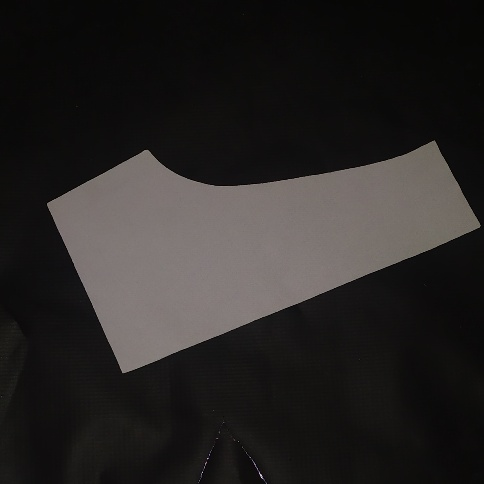
#> input picture saving_information/home_shape/fabric_image.jpg, 484 x 484 px
$ python 'Output tagging positions.py'
#> lines starting #> are read from the running program, lines starting #| are printed output that depends on the picture; after the words box and inside, x2 and y2 are one past the last pixel; in counts of white or black regions, pixels touching at a corner belong together; pictures that were not available may be replaced by others from this repository, and a replacement may not be noted
import cv2
import numpy as np
import math
from coordinate_adjustments import adjust_coordinates

fabric_name = "home_shape"
saved_image_path = f"./saving_information/{fabric_name}/fabric_image.jpg"
new_image_path = "A:/Internship MAS/23.04.2023/Fabric_Images/IMG_20230503_204734.jpg"
white_count_list = list()


def detect_fabric_location(img_pass):
    gray_img = cv2.cvtColor(img_pass, cv2.COLOR_BGR2GRAY)
    thresh_img = cv2.threshold(gray_img, 127, 255, cv2.THRESH_OTSU)[1]
    contours, _ = cv2.findContours(thresh_img, cv2.RETR_EXTERNAL, cv2.CHAIN_APPROX_SIMPLE)
    largest_contour = max(contours, key=cv2.contourArea)

    moments = cv2.moments(largest_contour)
    mid_x = int(moments['m10'] / moments['m00'])
    mid_y = int(moments['m01'] / moments['m00'])

    return largest_contour, (mid_x, mid_y)


# [7 lines left out: function find_largest_contour, not called in this run]


def crop_square_from_image(image, midpoint, square_size):
    x = midpoint[0] - (square_size // 2)
    y = midpoint[1] - (square_size // 2)

    cropped_image = image[y:y + square_size, x:x + square_size]
    return cropped_image


def get_largest_contour_image(img):
    image = img
    gray = cv2.cvtColor(image, cv2.COLOR_BGR2GRAY)
    ret, thresh = cv2.threshold(gray, 127, 255, cv2.THRESH_OTSU)
    contours, hierarchy = cv2.findContours(thresh, cv2.RETR_TREE, cv2.CHAIN_APPROX_SIMPLE)

    largest_contour = max(contours, key=cv2.contourArea)

    mask = np.zeros_like(gray)
    cv2.drawContours(mask, [largest_contour], 0, 255, -1)

    return mask


def rotate_image(img_to_rotate, angle):
    image = img_to_rotate
    height, width = image.shape[:2]
    center = (width // 2, height // 2)
    matrix = cv2.getRotationMatrix2D(center, angle, 1.0)
    rotated_image = cv2.warpAffine(image, matrix, (width, height))

    return rotated_image


def find_angle_of_new_image(cropped_new_img, cropped_old_img):
    for i in range(0, 360):
        rot_img = rotate_image(cropped_new_img, i)
        result_xor = cv2.bitwise_xor(cropped_old_img, rot_img)
        white_count = np.count_nonzero(result_xor)
        white_count_list.append(white_count)

    return white_count_list.index(min(white_count_list)), min(white_count_list),


def read_coordinates(file_path):
    with open(file_path, 'r') as f:
        lines = f.readlines()
    coordinates = []
    for line in lines:
        x, y = map(int, line.strip()[1:-1].split(','))
        coordinates.append((x, y))
    return coordinates


# [39 lines left out: functions rotate_coordinate_list, draw_circles_on_image, gcode_making, not called in this run]

# ---------------------------------------------------------------------------------------------------------------------


saved_image = cv2.imread(saved_image_path)
#> saved_image is the input picture: shape (484, 484, 3); mean B, G, R 37.4, 38.5, 41.1
new_image = cv2.imread(new_image_path)

h, w, _ = new_image.shape
#> h = 484; w = 484
h_n, w_n, _ = saved_image.shape
#> h_n = 484; w_n = 484

new_h = int((9 / 16) * 1200)
new_image = cv2.resize(new_image, (1200, new_h), interpolation=cv2.INTER_LINEAR)
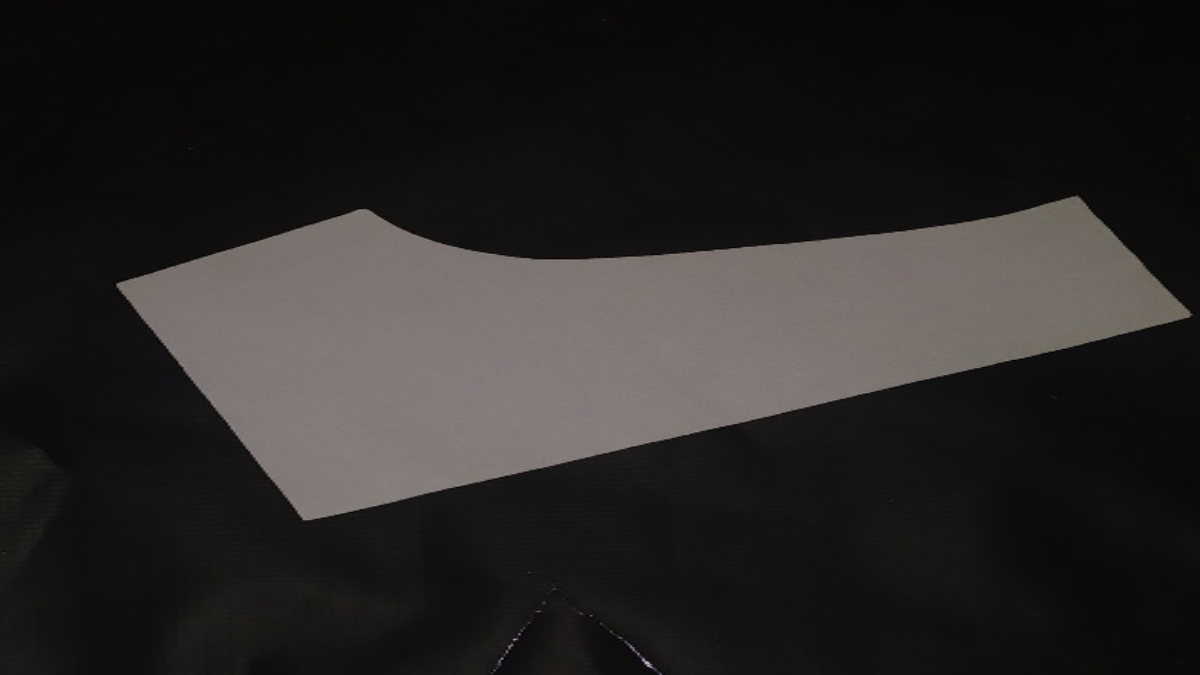
#> new_image: shape (675, 1200, 3); mean B, G, R 37.3, 38.5, 41
normal_image = new_image.copy()
fabric, mid_point = detect_fabric_location(new_image)
#> in detect_fabric_location, `thresh_img = cv2.threshold(gray_img, 127, 255, cv2.THRESH_OTSU)[1]`:
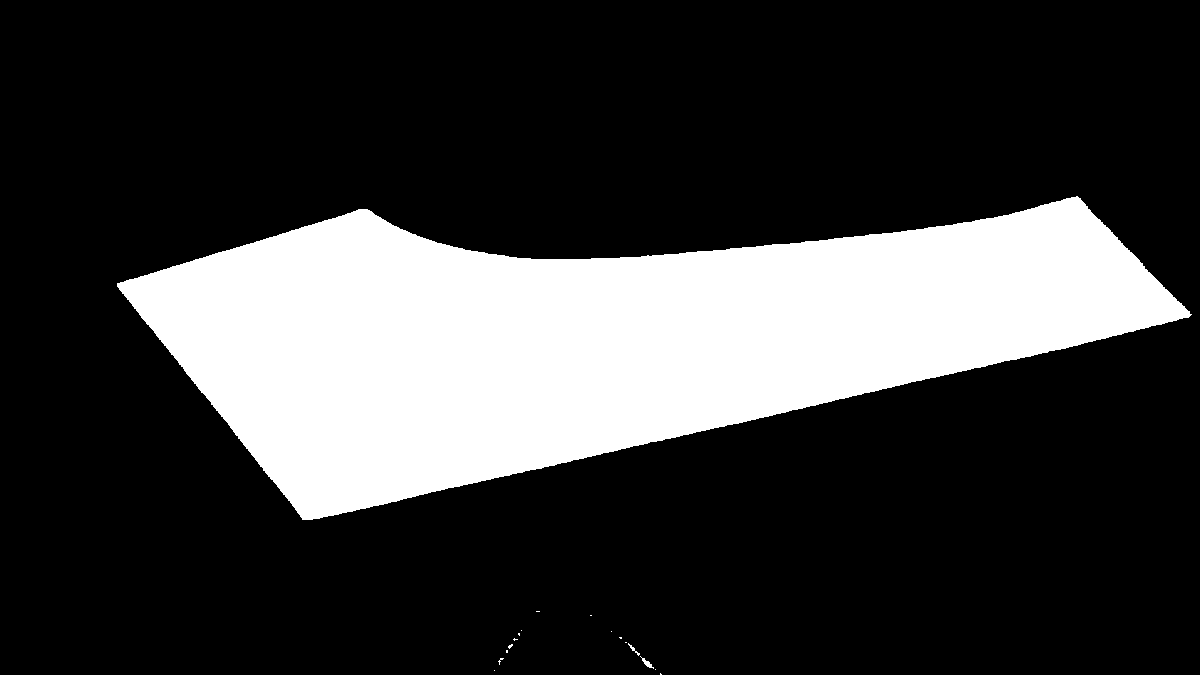
#> thresh_img: shape (675, 1200); 23.3% white; 17 white regions (14 under 20 px)
#> in detect_fabric_location, `contours, _ = cv2.findContours(thresh_img, cv2.RETR_EXTERNAL, cv2.CHAI..`: contours = 17 contours, 15 with area under 20; largest, box (x1, y1, x2, y2) and area: (117, 196, 1192, 520) 187140, (640, 656, 654, 669) 36
#> in detect_fabric_location, `largest_contour = max(contours, key=cv2.contourArea)`: largest_contour = contour of 1017 points, box (x1, y1, x2, y2) (117, 196, 1192, 520), area 187140
#> in detect_fabric_location, `moments = cv2.moments(largest_contour)`: moments = moments, m00 187140, centre m10/m00, m01/m00 = (602, 338.7)
#> in detect_fabric_location, `mid_x = int(moments['m10'] / moments['m00'])`: mid_x = 602
#> in detect_fabric_location, `mid_y = int(moments['m01'] / moments['m00'])`: mid_y = 338
#> fabric has the same summary as largest_contour in detect_fabric_location; mid_point = (602, 338)

cropped_old_image = saved_image.copy()
old_first_image = cropped_old_image

cropped_new_image = crop_square_from_image(new_image, mid_point, h_n)
#> in crop_square_from_image, `x = midpoint[0] - (square_size // 2)`: x = 360
#> in crop_square_from_image, `y = midpoint[1] - (square_size // 2)`: y = 96
#> in crop_square_from_image, `cropped_image = image[y:y + square_size, x:x + square_size]`:
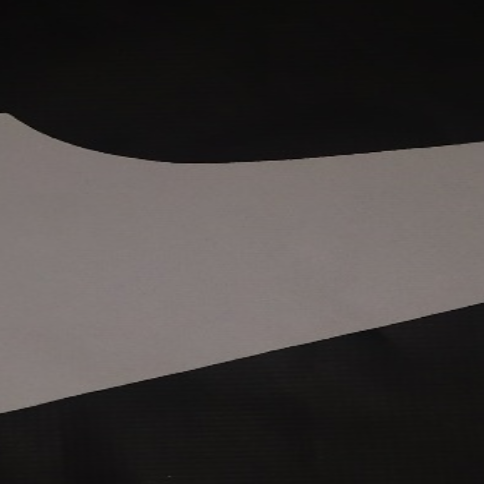
#> cropped_image: shape (484, 484, 3); mean B, G, R 59.8, 60.9, 65.2
new_first_image = cropped_new_image

cropped_old_image = get_largest_contour_image(cropped_old_image)
#> in get_largest_contour_image, `ret, thresh = cv2.threshold(gray, 127, 255, cv2.THRESH_OTSU)`:
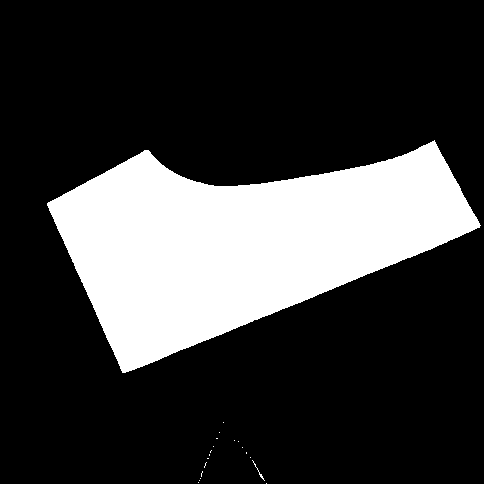
#> thresh: shape (484, 484); 23.3% white; 20 white regions (18 under 20 px)
#> in get_largest_contour_image, `ret, thresh = cv2.threshold(gray, 127, 255, cv2.THRESH_OTSU)`: ret = 67
#> in get_largest_contour_image, `contours, hierarchy = cv2.findContours(thresh, cv2.RETR_TREE, cv2.CHAI..`: contours = 20 contours, 19 with area under 20; largest, box (x1, y1, x2, y2) and area: (47, 140, 481, 373) 53958
#> in get_largest_contour_image, `largest_contour = max(contours, key=cv2.contourArea)`: largest_contour = contour of 729 points, box (x1, y1, x2, y2) (47, 140, 481, 373), area 53958
#> in get_largest_contour_image, `cv2.drawContours(mask, [largest_contour], 0, 255, -1)`: mask: shape (484, 484); 23.2% white; 1 white region, box (x1, y1, x2, y2) and area: (47, 140, 481, 373) 54459
cropped_new_image = get_largest_contour_image(cropped_new_image)
#> in get_largest_contour_image (call 2), `ret, thresh = cv2.threshold(gray, 127, 255, cv2.THRESH_OTSU)`:
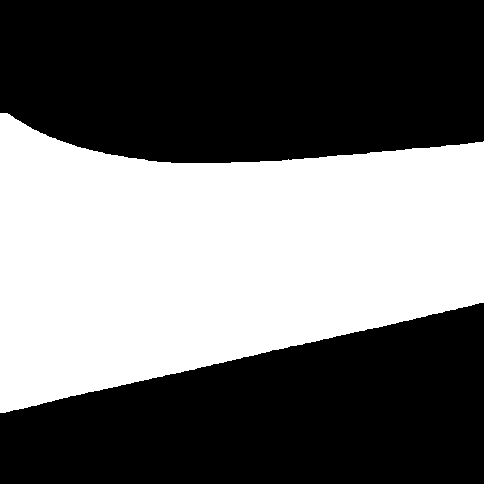
#> thresh: shape (484, 484); 42.7% white; 1 white region
#> in get_largest_contour_image (call 2), `ret, thresh = cv2.threshold(gray, 127, 255, cv2.THRESH_OTSU)`: ret = 69
#> in get_largest_contour_image (call 2), `contours, hierarchy = cv2.findContours(thresh, cv2.RETR_TREE, cv2.CHAI..`: contours = 1 contour; box (x1, y1, x2, y2) and area: (0, 113, 484, 413) 99336
#> in get_largest_contour_image (call 2), `largest_contour = max(contours, key=cv2.contourArea)`: largest_contour = contour of 352 points, box (x1, y1, x2, y2) (0, 113, 484, 413), area 99336

angle_of_the_image, white_px_count = find_angle_of_new_image(cropped_new_image, cropped_old_image)
#> the loop in find_angle_of_new_image, `for i in range(0, 360):` made 360 passes
#> white_count on passes 1 to 3: 46033, 46540, 46492
#> pass 1, in find_angle_of_new_image, `result_xor = cv2.bitwise_xor(cropped_old_img, rot_img)`:
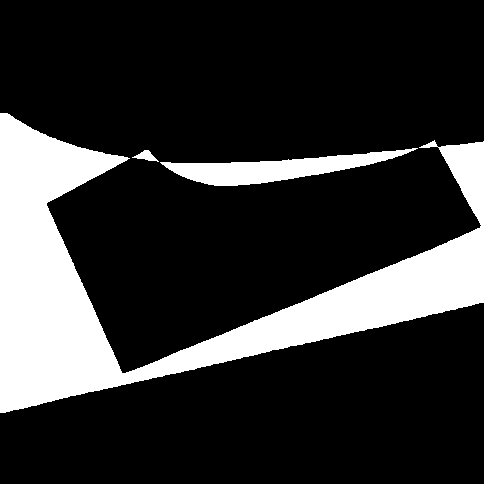
#> result_xor: shape (484, 484); 19.7% white; 3 white regions, box (x1, y1, x2, y2) and area: (0, 113, 484, 413) 41840, (160, 148, 418, 186) 4043, (132, 150, 159, 162) 150
#> pass 3, in rotate_image (call 3), `rotated_image = cv2.warpAffine(image, matrix, (width, height))`:
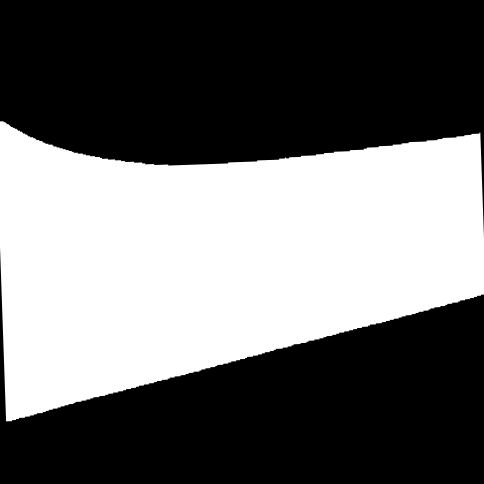
#> rotated_image: shape (484, 484); min 0, max 255, mean 108.6
#> after the loop in find_angle_of_new_image, `for i in range(0, 360):`: white_count_list = 360 values, max 100652 at index 91, min 46033 at index 0, mean 73760.2
#> angle_of_the_image = 0; white_px_count = 46033

#> (the run stopped early here; a loop or call above may not have finished)
